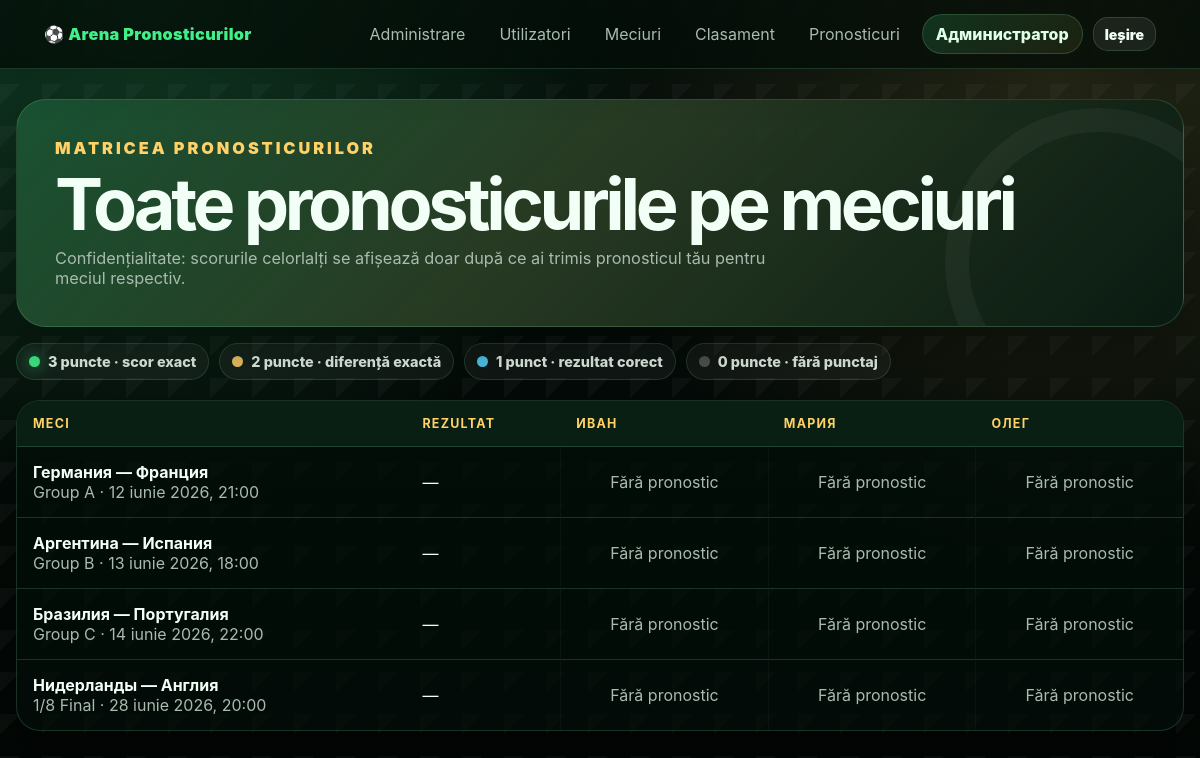
Page /predictions_matrix.php (signed in) on the earlier database version.
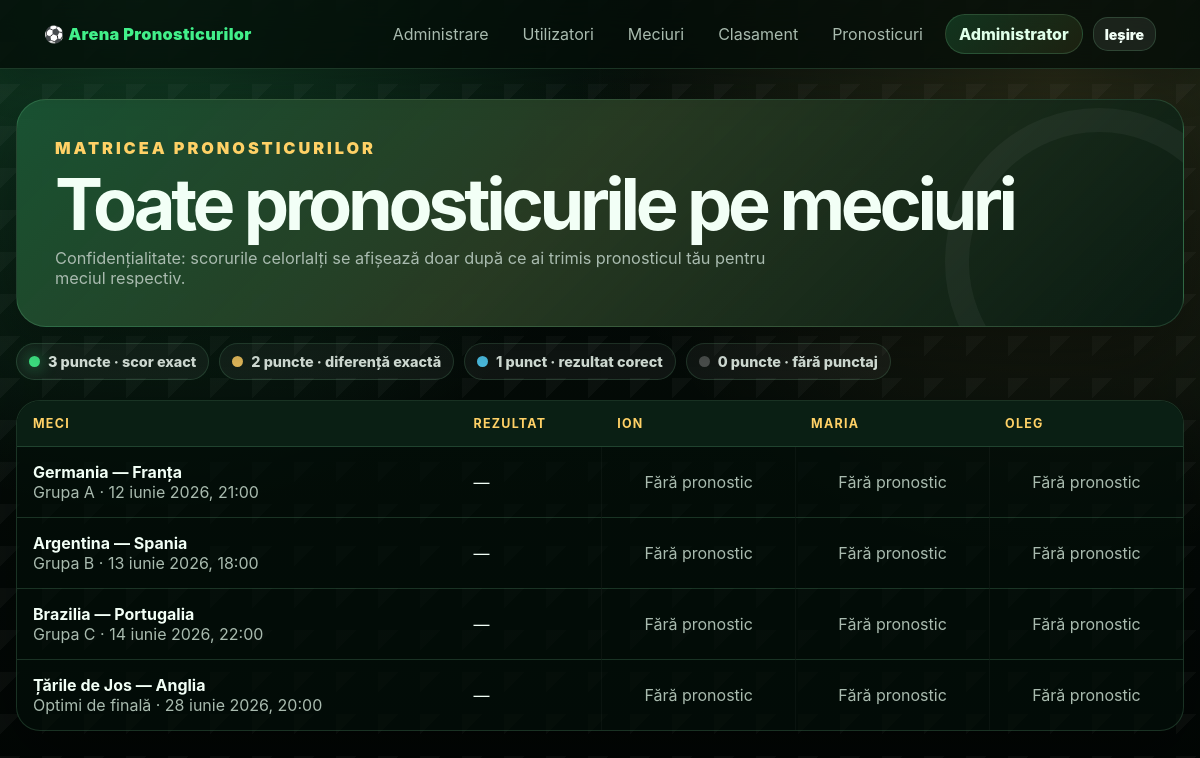
Same page on the later database version.
### tables this page shows
CREATE TABLE IF NOT EXISTS users (
    id INT UNSIGNED AUTO_INCREMENT PRIMARY KEY,
    login VARCHAR(80) NOT NULL UNIQUE,
    password_hash VARCHAR(255) NOT NULL,
    role ENUM('admin', 'user') NOT NULL DEFAULT 'user',
    display_name VARCHAR(120) NOT NULL,
    created_at TIMESTAMP NOT NULL DEFAULT CURRENT_TIMESTAMP,
    updated_at TIMESTAMP NOT NULL DEFAULT CURRENT_TIMESTAMP ON UPDATE CURRENT_TIMESTAMP
);

CREATE TABLE IF NOT EXISTS matches (
    id INT UNSIGNED AUTO_INCREMENT PRIMARY KEY,
    tournament_stage VARCHAR(120) NOT NULL,
    group_name VARCHAR(80) NULL,
    team_home VARCHAR(120) NOT NULL,
    team_away VARCHAR(120) NOT NULL,
    match_datetime DATETIME NOT NULL,
    home_score TINYINT UNSIGNED NULL,
    away_score TINYINT UNSIGNED NULL,
    status ENUM('scheduled', 'live', 'finished') NOT NULL DEFAULT 'scheduled',
    created_at TIMESTAMP NOT NULL DEFAULT CURRENT_TIMESTAMP,
    updated_at TIMESTAMP NOT NULL DEFAULT CURRENT_TIMESTAMP ON UPDATE CURRENT_TIMESTAMP,
    INDEX idx_matches_datetime (match_datetime),
    INDEX idx_matches_status (status)
);

### db.php (called while the page is built, shortened)
<?php
function getDb(): PDO
{
    static $pdo = null;
    if ($pdo === null) {
        $dsn = 'mysql:host=' . DB_HOST . ';dbname=' . DB_NAME . ';charset=utf8mb4';
        $pdo = new PDO($dsn, DB_USER, DB_PASS, [
            PDO::ATTR_ERRMODE => PDO::ERRMODE_EXCEPTION,
            PDO::ATTR_DEFAULT_FETCH_MODE => PDO::FETCH_ASSOC,
            PDO::ATTR_EMULATE_PREPARES => false,
        ]);
    }
    return $pdo;
}

### includes/auth.php (called while the page is built, shortened)
<?php
require_once __DIR__ . '/../db.php';
require_once __DIR__ . '/helpers.php';
function currentUser(): ?array
{
    $stmt = getDb()->prepare('SELECT id, login, role, display_name FROM users WHERE id = ?');
    $stmt->execute([$_SESSION['user_id']]);
    $user = $stmt->fetch();
    return $user ?: null;
}
function isAdmin(?array $user): bool
{
    return $user && $user['role'] === 'admin';
}

### includes/helpers.php (called while the page is built, shortened)
<?php
function e(?string $value): string
{
    return htmlspecialchars((string) $value, ENT_QUOTES, 'UTF-8');
}
function formatMatchDate(string $dateTime): string
{
    $date = new DateTime($dateTime, new DateTimeZone(APP_TIMEZONE));
    $months = [
        1 => 'ianuarie', 2 => 'februarie', 3 => 'martie', 4 => 'aprilie',
        5 => 'mai', 6 => 'iunie', 7 => 'iulie', 8 => 'august',
        9 => 'septembrie', 10 => 'octombrie', 11 => 'noiembrie', 12 => 'decembrie',
    ];
    return $date->format('j') . ' ' . $months[(int) $date->format('n')] . ' ' . $date->format('Y, H:i');
}

### predictions_matrix.php (the view, shortened to what the changed rows need)
<?php
require_once __DIR__ . '/includes/auth.php';
$pdo = getDb();
$users = $pdo->query("SELECT id, display_name FROM users WHERE role = 'user' ORDER BY display_name ASC")->fetchAll();
$matches = $pdo->query('SELECT * FROM matches ORDER BY match_datetime ASC, id ASC')->fetchAll();
$byMatchUser = [];
$userPredictedMatch = [];
require __DIR__ . '/includes/header.php';
?>
<section class="hero">
    <div>
        <h1>Toate pronosticurile pe meciuri</h1>
    </div>
</section>
<div class="table-wrap matrix-wrap">
<table class="data-table matrix-table">
    <thead>
        <tr><th>Meci</th><th>Rezultat</th><?php foreach ($users as $contestUser): ?><th><?= e($contestUser['display_name']) ?></th><?php endforeach; ?></tr>
    </thead>
    <tbody>
    <?php foreach ($matches as $match): ?>
        <?php $canSee = isAdmin($user) || !empty($userPredictedMatch[$match['id']]); ?>
        <tr>
            <td>
                <strong><?= e($match['team_home']) ?> — <?= e($match['team_away']) ?></strong><br>
                <span class="muted"><?= e($match['group_name'] ?: $match['tournament_stage']) ?> · <?= e(formatMatchDate($match['match_datetime'])) ?></span>
            </td>
            <td><?= $match['home_score'] !== null ? (int) $match['home_score'] . ':' . (int) $match['away_score'] : '—' ?></td>
            <?php foreach ($users as $contestUser): ?>
                <?php $prediction = $byMatchUser[$match['id']][$contestUser['id']] ?? null; ?>
                <?php $isOwn = (int) $contestUser['id'] === (int) $user['id']; ?>
                <td class="prediction-cell <?= $prediction && $prediction['points'] !== null ? 'points-' . (int) $prediction['points'] : '' ?>">
                    <?php if (!$prediction): ?>
                        <span class="muted">Fără pronostic</span>
                    <?php elseif ($canSee || $isOwn): ?>
                        <strong><?= (int) $prediction['predicted_home_score'] ?>:<?= (int) $prediction['predicted_away_score'] ?></strong>
                        <?php if ($prediction['points'] !== null): ?><br><span class="points">+<?= (int) $prediction['points'] ?></span><?php endif; ?>
                    <?php else: ?>
                        <span class="status-text">Pronostic trimis</span>
                    <?php endif; ?>
                </td>
            <?php endforeach; ?>
        </tr>
    <?php endforeach; ?>
    </tbody>
</table>
</div>
<?php require __DIR__ . '/includes/footer.php'; ?>

### includes/header.php (shortened to what the changed rows need)
<?php
require_once __DIR__ . '/auth.php';
$user = currentUser();
$isAdminPage = str_contains($_SERVER['SCRIPT_NAME'] ?? '', '/admin/');
$basePrefix = $isAdminPage ? '../' : '';
?>
<!doctype html>
<html lang="ro">
<head>
    <link rel="stylesheet" href="<?= $basePrefix ?>assets/css/style.css">
</head>
<body>
<header class="topbar">
    <nav class="nav">
        <?php if ($user): ?>
            <?php if (isAdmin($user)): ?>
                <a href="<?= $basePrefix ?>admin/dashboard.php">Administrare</a>
                <a href="<?= $basePrefix ?>admin/users.php">Utilizatori</a>
                <a href="<?= $basePrefix ?>admin/matches.php">Meciuri</a>
            <?php endif; ?>
            <a href="<?= $basePrefix ?>leaderboard.php">Clasament</a>
            <a href="<?= $basePrefix ?>predictions_matrix.php">Pronosticuri</a>
            <span class="user-chip"><?= e($user['display_name']) ?></span>
            <a class="btn btn-small" href="<?= $basePrefix ?>logout.php">Ieșire</a>
        <?php endif; ?>
    </nav>
</header>
<main class="container">

Differences in the rows shown:
changed users: display_name "Администратор" → "Administrator"
changed users: display_name "ИВАН" → "ION"
changed users: display_name "МАРИЯ" → "MARIA"
changed users: display_name "ОЛЕГ" → "OLEG"
changed matches: team_home "Германия" → "Germania"; team_away "Франция" → "Franța"; group_name "Group A" → "Grupa A"
changed matches: team_home "Аргентина" → "Argentina"; team_away "Испания" → "Spania"; group_name "Group B" → "Grupa B"
changed matches: team_home "Бразилия" → "Brazilia"; team_away "Португалия" → "Portugalia"; group_name "Group C" → "Grupa C"
changed matches: team_home "Нидерланды" → "Țările de Jos"; team_away "Англия" → "Anglia"; tournament_stage "1/8 Final" → "Optimi de finală"
